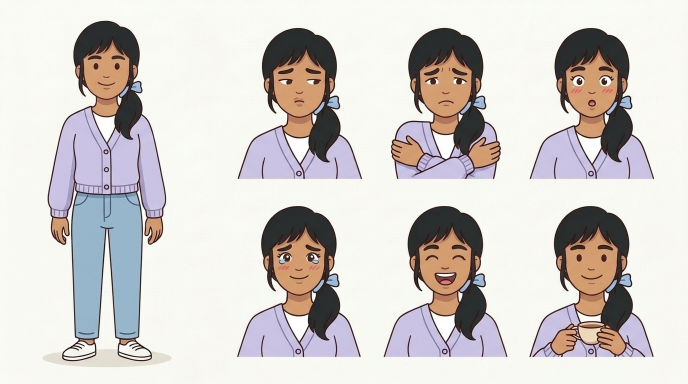
#> input picture khmer_reel_topic5_female_sheet.jpg, 1376 x 768 px, given in place of 01_intro_1794980628987.jpg, which was not available (shown at 1/2 size)
$ python prepare_keyframes.py
#> lines starting #> are read from the running program, lines starting #| are printed output that depends on the picture
"""
Prepare 7 Oversampled (1296x2304, 9:16) Zero-Text Editorial Keyframes
Blends generated 9:16 scenes with cleaned, re-graded, and composited reference media
and procedural 2.5D chiaroscuro/dawn artwork aligned to Nocturnal Amber & Slate LUT.
"""

from __future__ import annotations

from pathlib import Path
from typing import Tuple

import cv2
import numpy as np
from PIL import Image, ImageDraw, ImageFilter

W, H = 1296, 2304  # 1.2x oversampled 1080x1920 for lossless 2.5D Ken Burns pan/zoom

ARTIFACT_DIR = Path("/Users/htb/.gemini/antigravity/brain/68c527a2-5972-4930-add9-2f9701374137")
REF_DIR = ARTIFACT_DIR / ".user_uploaded"
OUT_DIR = Path("output/keyframes")

OBSIDIAN = (17, 19, 24)
PARCHMENT = (237, 227, 210)
AMBER = (217, 130, 43)
SLATE = (74, 107, 130)
CRIMSON = (200, 75, 49)


def add_paper_grain(arr: np.ndarray, strength: float = 5.5, seed: int = 7) -> np.ndarray:
    rng = np.random.default_rng(seed)
    noise = rng.normal(0.0, strength, size=(arr.shape[0], arr.shape[1], 1)).astype(np.float32)
    return np.clip(arr.astype(np.float32) + noise, 0, 255).astype(np.uint8)


def apply_radial_vignette(img: Image.Image, edge_color: Tuple[int, int, int] = OBSIDIAN, strength: float = 0.78) -> Image.Image:
    w, h = img.size
    yy, xx = np.mgrid[0:h, 0:w].astype(np.float32)
    nx = (xx - w * 0.5) / (w * 0.55)
    ny = (yy - h * 0.48) / (h * 0.52)
    r = np.clip(np.sqrt(nx * nx + ny * ny), 0.0, 1.35)
    alpha = np.clip((r - 0.50) / 0.78, 0.0, 1.0) ** 1.6 * strength

    base = np.asarray(img, dtype=np.float32)
    bg = np.full_like(base, edge_color, dtype=np.float32)
    blended = base * (1.0 - alpha[..., None]) + bg * alpha[..., None]
    return Image.fromarray(np.clip(blended, 0, 255).astype(np.uint8))


def fit_portrait_canvas(src: Image.Image, target_w: int = W, target_h: int = H) -> Image.Image:
    sw, sh = src.size
    scale = max(target_w / sw, target_h / sh)
    nw, nh = int(round(sw * scale)), int(round(sh * scale))
    resized = src.resize((nw, nh), Image.Resampling.LANCZOS)
    left = (nw - target_w) // 2
    top = (nh - target_h) // 2
    return resized.crop((left, top, left + target_w, top + target_h))


def create_gradient_canvas(top_col: Tuple[int, int, int], mid_col: Tuple[int, int, int], bot_col: Tuple[int, int, int]) -> Image.Image:
    yy = np.linspace(0.0, 1.0, H, dtype=np.float32)[:, None, None]
    t1 = np.clip(yy / 0.48, 0.0, 1.0)
    t2 = np.clip((yy - 0.48) / 0.52, 0.0, 1.0)
    top_a = np.array(top_col, dtype=np.float32)
    mid_a = np.array(mid_col, dtype=np.float32)
    bot_a = np.array(bot_col, dtype=np.float32)
    grad = np.where(yy < 0.48, top_a * (1 - t1) + mid_a * t1, mid_a * (1 - t2) + bot_a * t2)
    canvas = np.repeat(grad, W, axis=1).astype(np.uint8)
    return Image.fromarray(add_paper_grain(canvas, strength=4.0))


def soft_feathered_mask(size: Tuple[int, int], border: int = 72, blur: int = 28) -> Image.Image:
    w, h = size
    mask = Image.new("L", (w, h), 255)
    md = ImageDraw.Draw(mask)
    for i in range(border):
        val = int(255 * ((i / border) ** 1.4))
        md.rectangle([i, i, w - 1 - i, h - 1 - i], outline=val)
    return mask.filter(ImageFilter.GaussianBlur(blur))


def build_01_intro() -> Image.Image:
    return fit_portrait_canvas(Image.open(ARTIFACT_DIR / "01_intro_1794980628987.jpg").convert("RGB"))


def build_02_verse_1a() -> Image.Image:
    """Clean 'DOCTOR'/'LAWYER' text from Ref 1 while keeping caduceus & scales icons crisp."""
    raw = cv2.imread(str(REF_DIR / "media_1794976632831_e1c9879b.jpg"))

    # Top sign interior ("DOCTOR": x=216..408, y=38..108)
    patch_top = raw[36:50, 225:395].copy()
    raw[38:108, 216:408] = cv2.resize(patch_top, (408 - 216, 108 - 38), interpolation=cv2.INTER_LINEAR)

    # Bottom sign interior ("LAWYER": x=258..404, y=162..224) while preserving arrow tip outline
    patch_bot = raw[158:170, 260:370].copy()
    raw[162:224, 258:402] = cv2.resize(patch_bot, (402 - 258, 224 - 162), interpolation=cv2.INTER_LINEAR)
    # Redraw crisp pointed right-arrow border from (384,158)->(414,193)->(384,228)
    cv2.line(raw, (384, 158), (414, 193), (68, 88, 108), 2, cv2.LINE_AA)
    cv2.line(raw, (414, 193), (384, 228), (68, 88, 108), 2, cv2.LINE_AA)

    im = Image.fromarray(cv2.cvtColor(raw, cv2.COLOR_BGR2RGB))
    stage = create_gradient_canvas((26, 24, 21), (178, 166, 142), (20, 22, 27))
    target_w = int(W * 0.96)
    target_h = int(target_w * im.height / im.width)
    card = im.resize((target_w, target_h), Image.Resampling.LANCZOS)
    mask = soft_feathered_mask(card.size, border=96, blur=36)
    stage.paste(card, ((W - target_w) // 2, int(H * 0.51 - target_h * 0.5)), mask)
    return apply_radial_vignette(stage, OBSIDIAN, strength=0.80)


def build_03_verse_1b() -> Image.Image:
    return fit_portrait_canvas(Image.open(ARTIFACT_DIR / "03_verse_1b_v2_1794980599224.jpg").convert("RGB"))


def build_04_hook_midpoint() -> Image.Image:
    """Frame satirical skyscraper-cradle Ref 4 onto bold crimson-obsidian 9:16 stage."""
    im = Image.open(REF_DIR / "media_1794976655715_a1fbcee5.jpg").convert("RGB")
    stage = create_gradient_canvas((32, 14, 15), (176, 36, 28), OBSIDIAN)
    target_w = int(W * 0.96)
    target_h = int(target_w * im.height / im.width)
    card = im.resize((target_w, target_h), Image.Resampling.LANCZOS)
    mask = soft_feathered_mask(card.size, border=68, blur=26)
    stage.paste(card, ((W - target_w) // 2, int(H * 0.47 - target_h * 0.5)), mask)
    return apply_radial_vignette(stage, OBSIDIAN, strength=0.72)


# [143 lines left out: functions build_05_verse_2a, build_06_verse_2b, build_07_outro, not called in this run]


def main() -> None:
    OUT_DIR.mkdir(parents=True, exist_ok=True)
    builders = {
        "01_intro.png": build_01_intro,
        "02_verse_1a.png": build_02_verse_1a,
        "03_verse_1b.png": build_03_verse_1b,
        "04_hook_midpoint.png": build_04_hook_midpoint,
        "05_verse_2a.png": build_05_verse_2a,
        "06_verse_2b.png": build_06_verse_2b,
        "07_outro.png": build_07_outro,
    }
    for fname, fn in builders.items():
        out_path = OUT_DIR / fname
        fn().save(out_path, format="PNG")
        print(f"[KEYFRAME] Saved {out_path} ({W}x{H})")
#> this loop made 4 passes
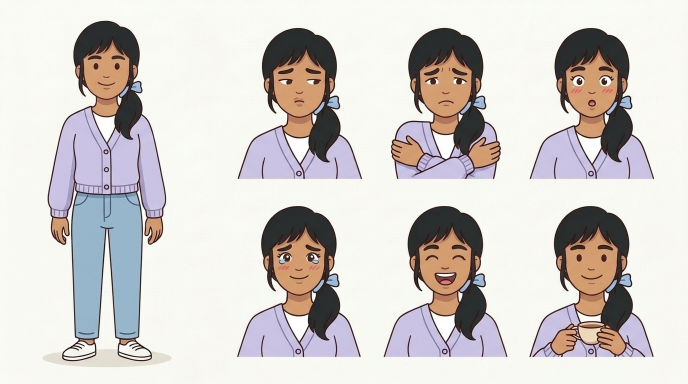
#> input picture khmer_reel_topic5_female_sheet.jpg, 1376 x 768 px, given in place of 01_intro_1794980628987.jpg, which was not available (shown at 1/2 size)
#> pass 1, in fit_portrait_canvas, `resized = src.resize((nw, nh), Image.Resampling.LANCZOS)`:
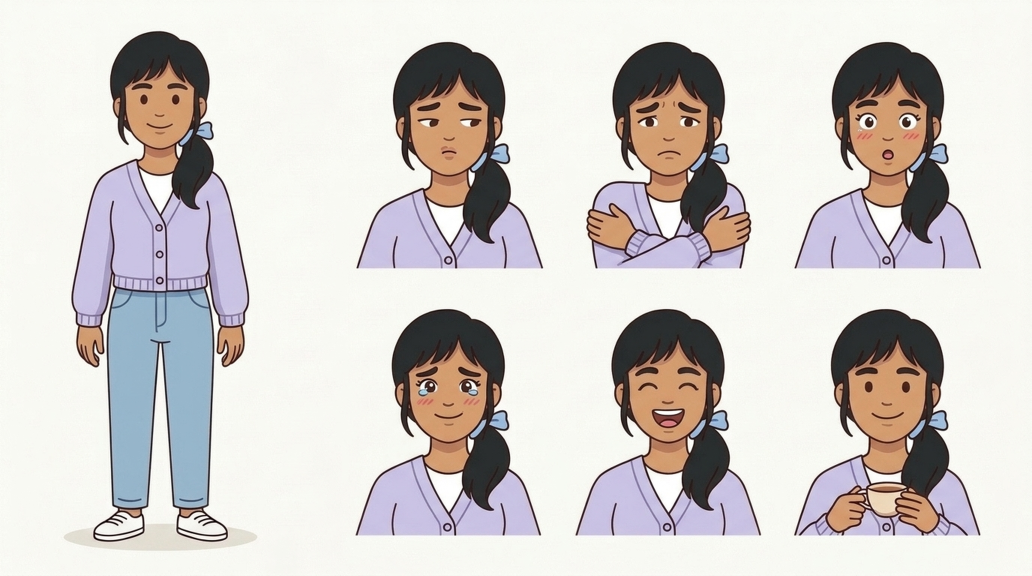
#> resized: PIL image 4128x2304 RGB (shown at 1/4 size); mean R, G, B 210.8, 206.1, 203.3
#> pass 1, in main, `fn().save(out_path, format="PNG")`:
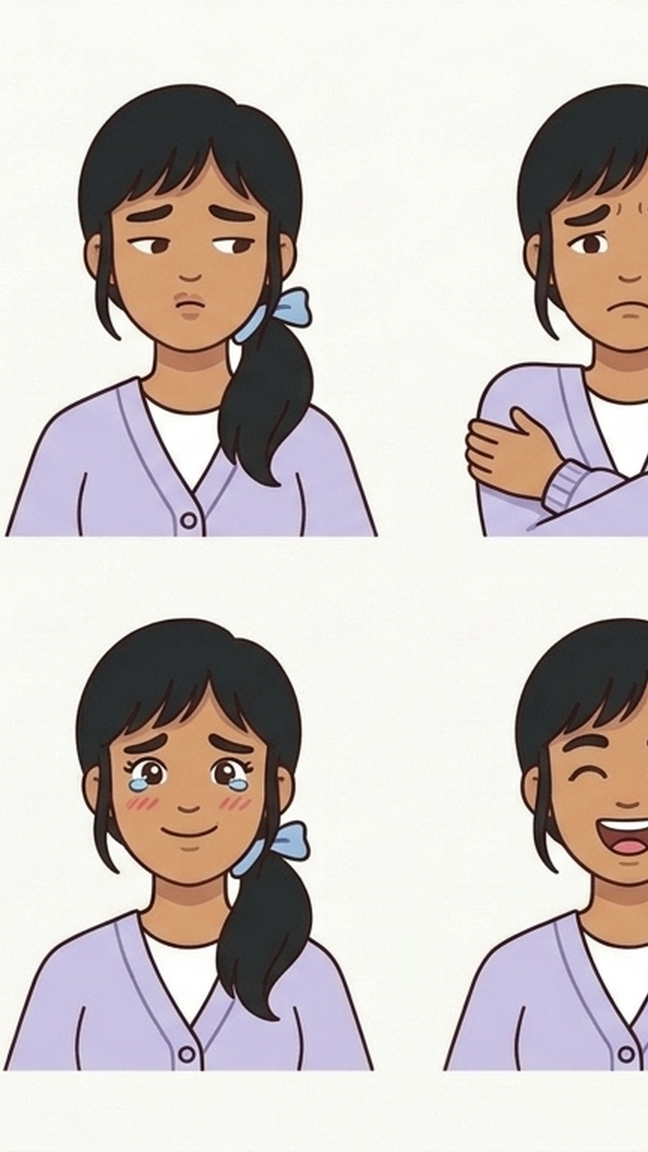
#> saved as 01_intro.png: PIL image 1296x2304 RGB (shown at 1/2 size); mean R, G, B 203.6, 195.7, 192.2
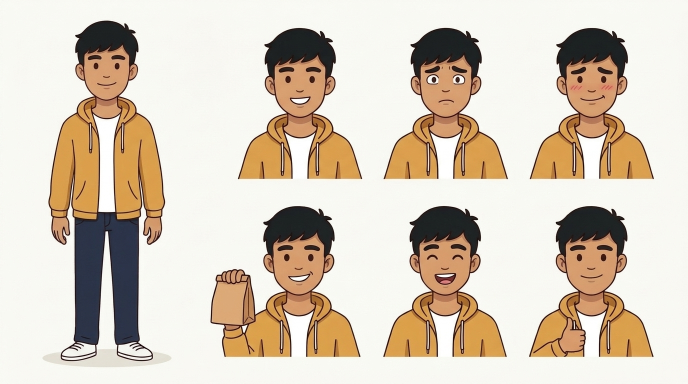
#> input picture khmer_reel_topic5_male_sheet.jpg, 1376 x 768 px, given in place of media_1794976632831_e1c9879b.jpg, which was not available (shown at 1/2 size)
#> pass 2, in build_02_verse_1a, `stage = create_gradient_canvas((26, 24, 21), (178, 166, 142), (20, 22,..`:
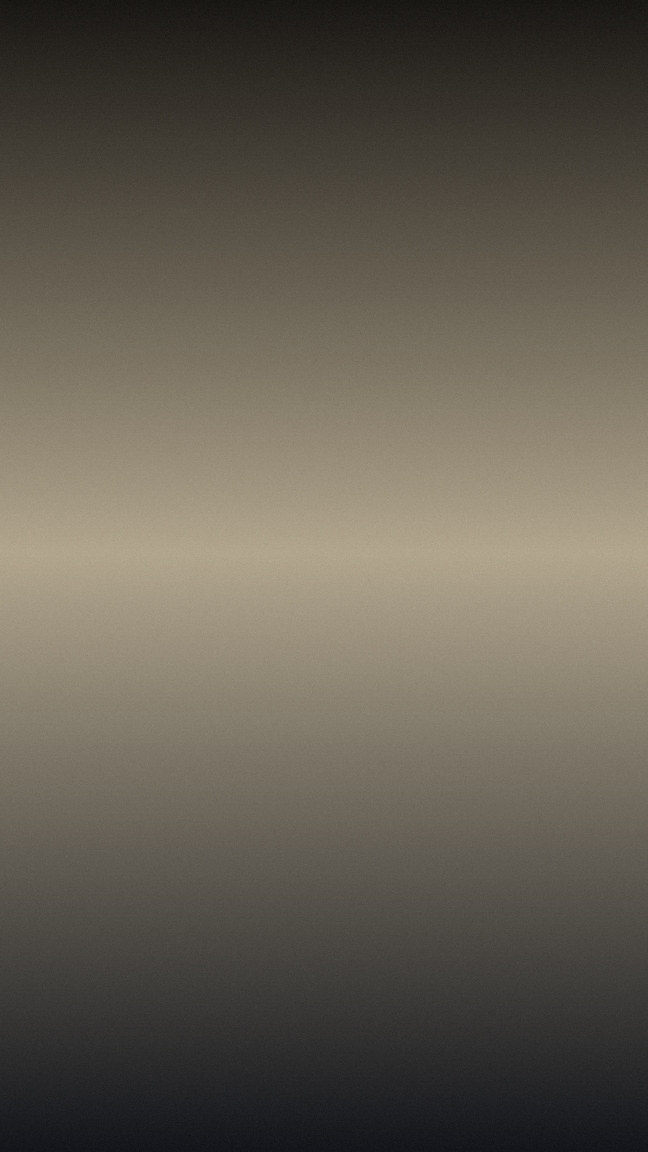
#> stage: PIL image 1296x2304 RGB (shown at 1/2 size); mean R, G, B 99.4, 93.4, 82


if __name__ == "__main__":
#> (the run stopped early here; a loop or call above may not have finished)
